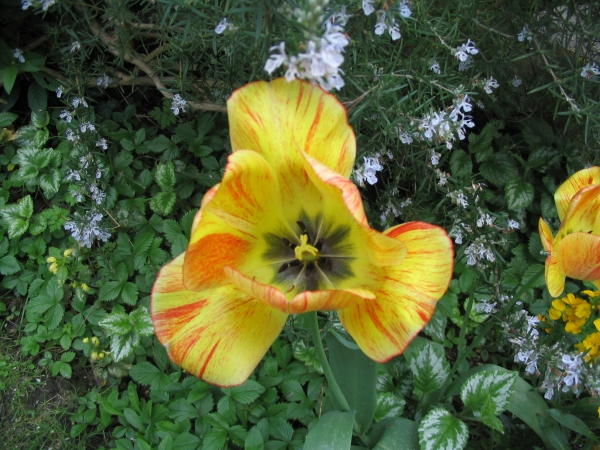
#> input picture Assignment_2/flower.jpg, 600 x 450 px
$ jupyter execute --allow-errors ECSE626_Assignment_2_MRF.ipynb
#> lines starting #> are read from the running program, lines starting #| are printed output that depends on the picture; after the words box and inside, x2 and y2 are one past the last pixel; in counts of white or black regions, pixels touching at a corner belong together
[cell 1]
import numpy as np
import matplotlib.pyplot as plt
import matplotlib.image as mpimg
import os
from scipy import signal
from scipy.stats import multivariate_normal, norm
import scipy
import skimage
from skimage.segmentation import slic
from skimage import color
from skimage.measure import regionprops
from scipy.spatial.distance import cdist
import time
import math

[cell 2]
data_path = ""

[cell 3]
# Read Flower image
flower = mpimg.imread(data_path+"flower.jpg")
#> flower is the input picture: shape (450, 600, 3); mean R, G, B 83.8, 94.5, 52.7
flower = flower / 255.0
H, W, C = flower.shape # get hight width and channels of image
#> H = 450; W = 600; C = 3

# Read Annotation for Flower image
#> (the rest of this cell did not finish here and is left out)

## 3.0 SuperPixel

[cell 4]
# convert image into super-pixel
sup_pixel = slic(flower, n_segments=400, compactness=30, sigma=0.5)
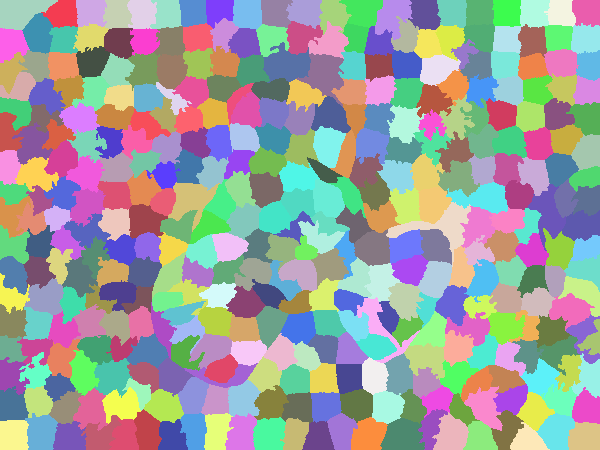
#> sup_pixel: shape (450, 600) int64; 376 distinct labels, from 1 to 376; one colour per label, 0 black

# convert super-pixel image into RGB, where RGB is mean RGB of the superpixel in original image
color_sup_pixel = color.label2rgb(sup_pixel,flower, kind='avg')
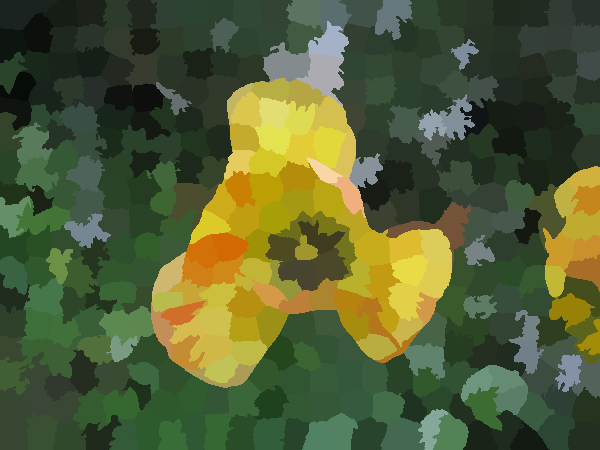
#> color_sup_pixel: shape (450, 600, 3) float64; mean R, G, B 0.329, 0.371, 0.207

# convert super-pixel image into RGB, where RGB is mean RGB of the superpixel in original image
# this is useful for checking if super-pixel is background, foreground, or un-annotated
#> (the rest of this cell did not finish here and is left out)

[cell 5]
# [17 lines left out: function check_pixel_type, not called in this run]

[cell 6]
# we will go through each super-pixel.
# Find it's the first pixel, take it as a representation of that super-pixel
# We will also generate the adjancency matrix

regions = regionprops(sup_pixel+1)
#> regions = 376 regions; largest, box (x1, y1, x2, y2) and area: (386, 202, 471, 267) 1421, (296, 53, 344, 107) 1264, (263, 42, 311, 83) 1239, (168, 182, 220, 232) 1204, (0, 0, 58, 30) 1147
num_segments = len(regions)                   # total number of super-pixels
#> num_segments = 376

super_pixel_RGB = np.zeros((num_segments,C))  # store mean RGB value of the super-pixel
sup_pixel_type = np.zeros((num_segments,))    # store type of super-pixel: 0-Unkown, 1-ForeGround, 2-BackGround
#> sup_pixel_type = 376 values from 0 to 0
all_sup_pixels = []                           # store all indices for each super-pixel (Useful for calculating adjacency matrix)
all_bbox = []                                 # store bounding box for each super-pixel (useful for calculating adjacency matrix)

#> (the rest of this cell did not finish here and is left out)

[cell 7]
Sfg = super_pixel_RGB[sup_pixel_type==1] # get all foreground super-pixel
#> Sfg = empty array
Sbg = super_pixel_RGB[sup_pixel_type==2] # get all background super-pixel
#> Sbg = empty array
Sna = super_pixel_RGB[sup_pixel_type==0] # get all un-annotated super-pixel

## 3.1 Likelihood $p(S/F)$

[cell 8]
print("Total Foreground super pixel: ", Sfg.shape[0])
#| Total Foreground super pixel:  0
print("Total Background super pixel: ", Sbg.shape[0])
#| Total Background super pixel:  0
print("Total number of super pixel: ", super_pixel_RGB.shape[0])
#| Total number of super pixel:  376

[cell 9]
# mean of forground and background
mu_fg = np.mean(Sfg,0)
#> mu_fg = [nan, nan, nan]
mu_bg = np.mean(Sbg,0)
#> mu_bg = [nan, nan, nan]

[cell 10]
print("Mean RGB of Foreground: ", mu_fg)
#| Mean RGB of Foreground:  [nan nan nan]
print("Mean RGB of Background: ", mu_bg)
#| Mean RGB of Background:  [nan nan nan]

[cell 11]
# Cov of foreground and Background
cov_fg = np.cov(Sfg.transpose())
cov_bg = np.cov(Sbg.transpose())

[cell 12]
print("Cov RGB of Foreground: \n\n", cov_fg)
#| Cov RGB of Foreground:
#|  [[nan nan nan]
#|  [nan nan nan]
#|  [nan nan nan]]
print("\n\n")
print("Cov RGB of Background: \n\n", cov_bg)
#| Cov RGB of Background:
#|  [[nan nan nan]
#|  [nan nan nan]
#|  [nan nan nan]]

#> (a cell that did not finish here is left out)

#> (a cell that did not finish here is left out)

[cell 15]
# [16 lines left out: function get_sup_pixel_log_likelihood, not called in this run]

[cell 16]
# [16 lines left out: function get_configuration_log_likelihood, not called in this run]

## 3.2 Prior $p(F)$

[cell 17]
# [21 lines left out: function check_bbox_overlap, not called in this run]

[cell 18]
Adj_Mat = np.zeros((num_segments,num_segments))


#> (the rest of this cell did not finish here and is left out)

[cell 19]
plt.imshow(Adj_Mat, cmap='gray')
plt.title('Adjacency Matrix of Super-Pixel Image')
plt.show()
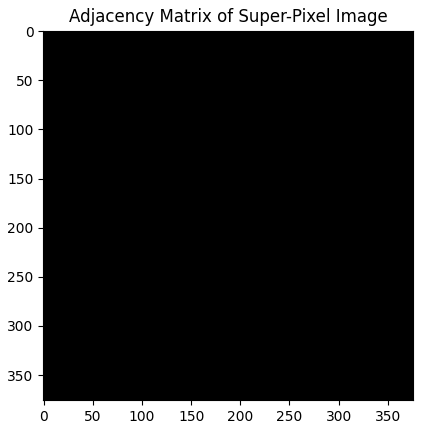
#> figure drawn by matplotlib, 1 panel

[cell 20]
# [19 lines left out: function get_sup_pixel_log_prior, not called in this run]

[cell 21]
# [15 lines left out: function get_configuration_log_prior, not called in this run]

## 3.3 Posterior

### 3.3.1 Distribution $\pi_0$

[cell 22]
# [15 lines left out: function display_super_pixel_image, not called in this run]

[cell 23]
# [13 lines left out: function convert_super_pixel_to_image, not called in this run]

[cell 24]
seg_2 = mpimg.imread(data_path+"seg_2.jpg")
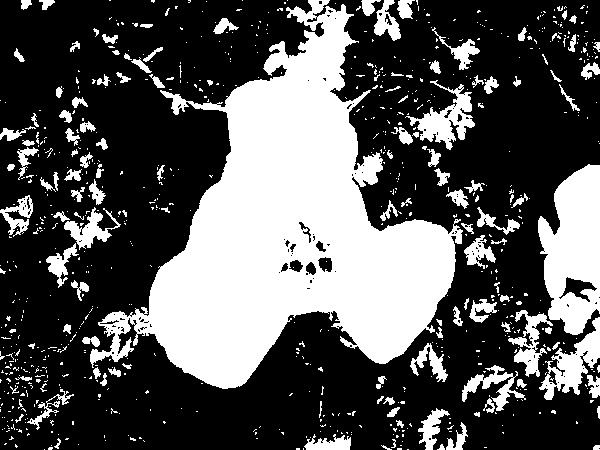
#> input picture Assignment_2/seg_2.jpg, 600 x 450 px
#> seg_2 is the input picture: shape (450, 600, 3); min 0, max 255, mean 86.1
#seg_2.flags
#> (the rest of this cell did not finish here and is left out)

### 3.3.2 Distribution $q(F^{(t)}/ F^{(t-1)})$

[cell 25]
# [38 lines left out: function get_sup_pixel_f_t, not called in this run]

[cell 26]
# [17 lines left out: function get_configuration_F_t, not called in this run]

### 3.3.3 Visualization

[cell 27]
# [23 lines left out: function display_sample_proposal, not called in this run]

### Metropolish Sampling

[cell 28]
# [70 lines left out: function metropolis_sampling_configuration, not called in this run]

#### Run Metropolis sampling and display $q(f_i^{(t)}/f_i^{t-1})$ and labeling for 5 intermediate iterations

#> (a cell that did not finish here is left out)

#### Sample 10 configurations at the end from the final sample

[cell 30]
s = np.zeros([10, sup_pixel.shape[0], sup_pixel.shape[1]])

#> (the rest of this cell did not finish here and is left out)

#### mode of 10 samples

[cell 31]
s_mean = np.mean(s,0)
s_mean[s_mean>128] = 255
s_mean[s_mean<=128] = 0
plt.imshow(s_mean, cmap="gray")
plt.title("Mode of 10 samples at the end")
plt.show()
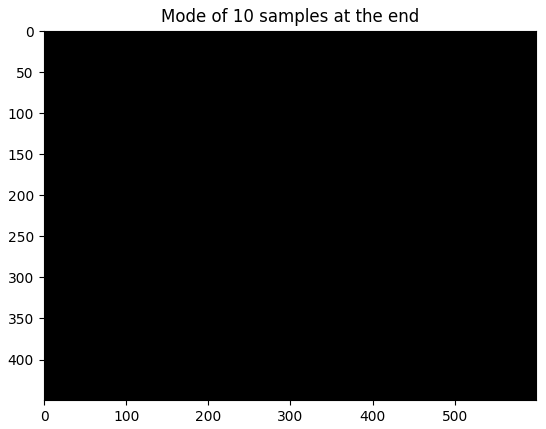
#> figure drawn by matplotlib, 1 panel
